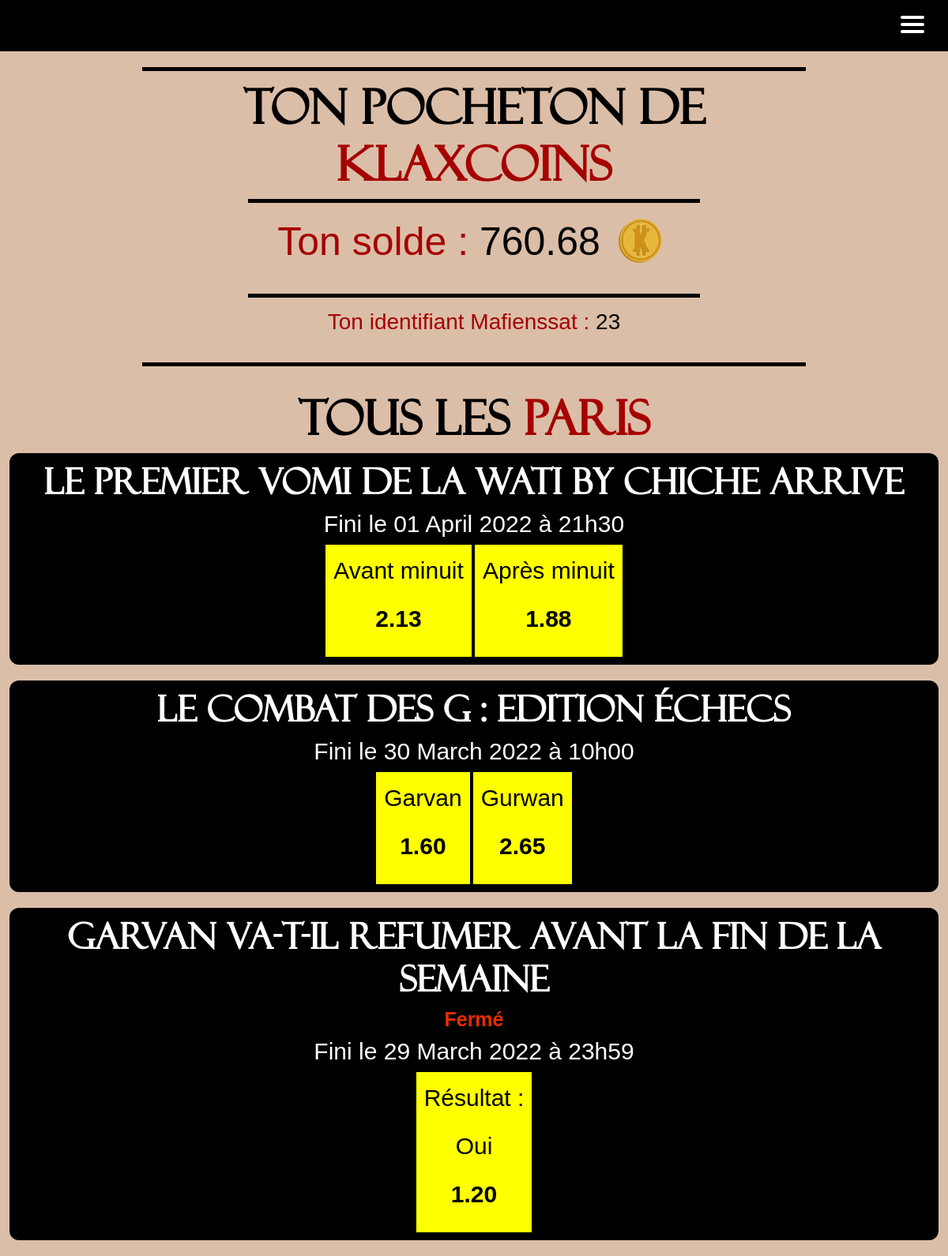
/home_betKlax/betKlax/ (signed in), run on an earlier commit of the app's database.
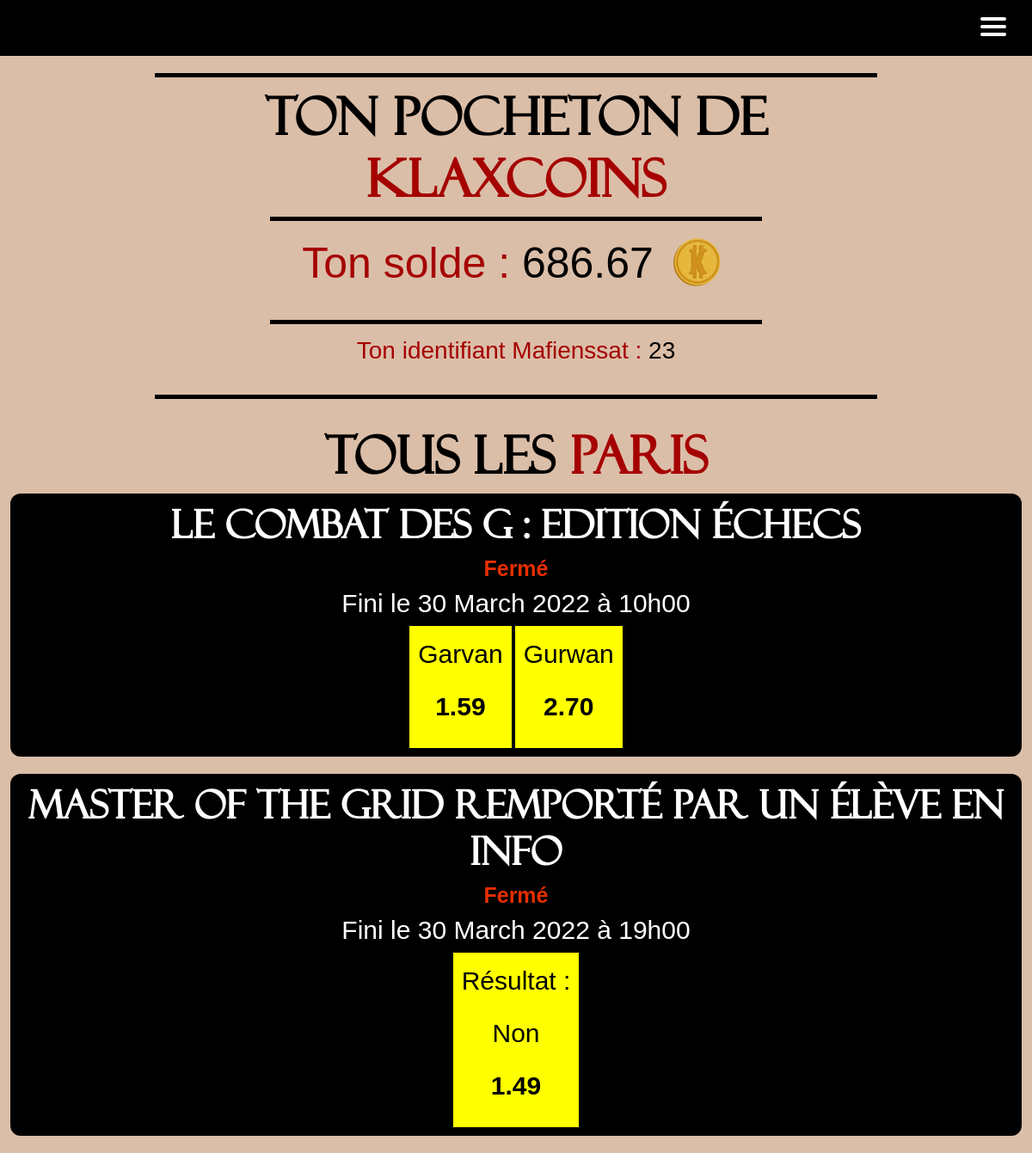
And on a later commit of the database.
### main_app/models.py (models this page shows)
class User(AbstractUser):
    id = models.AutoField(primary_key=True, unique=True)
    first_name = models.CharField(max_length=30)
    last_name = models.CharField(max_length=30)
    username = models.CharField(max_length=20, unique=True)
    email = models.EmailField(unique=True, default="@enssat.fr")
    SECTOR = (
        ('INFO', 'Informatique'),
        ('PHOT', 'Photonique'),
        ('SNUM', 'Systèmes numériques'),
        ('IMR', 'IMR')
    )
    sector = models.CharField(max_length=4, choices=SECTOR, blank=True, help_text='Donne moi ta filière bro')
    created = models.DateTimeField(auto_now_add=True)
    updated = models.DateTimeField(auto_now=True)
    klax_coins = models.DecimalField(max_digits=12, decimal_places=2, default=100.00)
    activate = models.BooleanField(default=False)
    from_list = models.BooleanField(default=False)
    USERNAME_FIELD = 'email'
    REQUIRED_FIELDS = ['username']

class Bets(models.Model):
    id = models.AutoField(primary_key=True, unique=True)
    bet_name = models.CharField(max_length=256, unique=True)
    win_rate = models.DecimalField(max_digits=4, decimal_places=2, default=2.00)
    win_vote = models.IntegerField(default=0)
    win_gains = models.DecimalField(max_digits=12, decimal_places=2, default=1.00)
    win_name = models.CharField(max_length=128, null=False, default="Oui")
    lose_rate = models.DecimalField(max_digits=4, decimal_places=2, default=2.00)
    lose_vote = models.IntegerField(default=0)
    lose_gains = models.DecimalField(max_digits=12, decimal_places=2, default=1.00)
    lose_name = models.CharField(max_length=128, null=False, default="Non")
    created = models.DateTimeField(auto_now_add=True)
    ended = models.DateTimeField(help_text='YYYY-MM-DD HH:MM:SS')
    visible = models.BooleanField(default=False)
    closed_bet = models.BooleanField(default=False)
    RESULT = (
        ('W', 'Win'),
        ('L', 'Lose')
    )
    result = models.CharField(max_length=1, choices=RESULT, blank=False)

### main_app/views.py (the view)
# urls.py: path("home_betKlax/betKlax/", views.betKlax, name="betKlax"),
def betKlax(request):
    try:
        bets_done = StoreBets.objects.filter(user_id_id=request.user.id, closed_bet=False)
        bet = []
        for b in bets_done:
            bet.append(b.bet_id_id)
        bets = Bets.objects.exclude(id__in=bet).order_by("-id")
        user = User.objects.get(pk=request.user.id)
    except User.DoesNotExist:
        bets = Bets.objects.all()
        user = None
    return render(request, 'bets/betKlax.html', {'bets': bets, 'user': user})

### templates/bets/betKlax.html (shortened to what this page needs)
{% extends 'main.html' %}
{% block content %}
{% load static %}
{% load bootstrap5 %}
{% bootstrap_css %}
{% include 'nav.html' %}
{% if user %}
    <div class="container-fluid" id="wallet">
        <h1>Ton pocheton de <span>Klaxcoins</span></h1>
          {% if user.klax_coins > 0 %}
              <div>
                  <p><span>Ton solde : </span>{{ user.klax_coins }} <img class="img-fluid" height="75" width="75" src="{% static 'klax_or.png' %}" alt=""/></p>
                  <p style="font-size: 28px;"><span>Ton identifiant Mafienssat : </span> {{user.id}} </p>
              </div>
          {% else %}
              <div>
                  <p><span>Time to soudoyer</span> car là tu n'as aucun <img class="img-fluid" height="75" width="75" src="{% static 'klax_or.png' %}" alt=""/> à parier</p>
              </div>
          {% endif %}
    </div>
{% endif %}
<div class="container-fluid" id="betklax-pages">
    <h1 style="text-align: center; margin-top:20px">Tous les <span>paris</span></h1>
    {% for bet in bets %}
        {% if bet.visible %}
            <div class="div-du-bet">
                <h3>{{ bet.bet_name }}</h3>
                {% if bet.closed_bet %}
                    <h4 style="color: #e62e00; font-weight: bold">Fermé</h4>
                {% endif %}
                <h5>Fini le {{bet.ended | date:"d"}} {{bet.ended  | date:"F"}} {{bet.ended  | date:"o"}} à {{bet.ended | date:"H"}}h{{bet.ended | date:"i"}}</h5>
                {% if request.user.is_authenticated and not bet.closed_bet and not bet.result %}
                    <a class="button_rate" href="{% url "makeBetW" bet.id %}" id="makeBetW{{ bet.id }}">
                        <p id="label">{{ bet.win_name }}</p>
                        <p id="rate">{{ bet.win_rate }}</p>
                    </a>
                    <a class="button_rate" href="{% url "makeBetL" bet.id %}" id="makeBetL{{ bet.id }}">
                        <p id="label">{{ bet.lose_name }}</p>
                        <p id="rate">{{ bet.lose_rate }}</p>
                    </a>
                {% elif bet.result %}
                    {% if bet.result == 'W' %}
                        <div class="button_rate">
                            <p id="label">Résultat :</p>
                            <p id="label">{{ bet.win_name }}</p>
                            <p id="rate">{{ bet.win_rate }}</p>
                        </div>
                    {% else %}
                        <div class="button_rate">
                            <p id="label">Résultat :</p>
                            <p id="label">{{ bet.lose_name }}</p>
                            <p id="rate">{{ bet.lose_rate }}</p>
                        </div>
                    {% endif %}
                {% else %}
                    <div class="button_rate">
                        <p id="label">{{ bet.win_name }}</p>
                        <p id="rate">{{ bet.win_rate }}</p>
                    </div>
                    <div class="button_rate">
                        <p id="label">{{ bet.lose_name }}</p>
                        <p id="rate">{{ bet.lose_rate }}</p>
                    </div>
                {% endif %}
            </div>
        {% endif %}
    {% endfor %}
</div>
{% endblock %}

What changed in the data, as far as the page shows it:
no longer on this page (row edited): Bets: bet_name "Le premier vomi de la Wati by Chiche arrive", ended "01", ended "April", ended "2022", ended "21", ended "30", win_name "Avant minuit", win_rate "2.13", lose_name "Après minuit", lose_rate "1.88"
removed Bets: bet_name "Garvan va-t-il refumer avant la fin de la semaine", closed_bet "Fermé", ended "29", ended "March", ended "2022", ended "23", ended "59", win_name "Oui", win_rate "1.20"
changed User id 23: klax_coins "760.68" → "686.67"
changed Bets "Le combat des G : Edition échecs": closed_bet False → True (drawn); win_rate "1.60" → "1.59"; lose_rate "2.65" → "2.70"
now on this page (row edited): Bets: bet_name "Master of the grid remporté par un élève en info", closed_bet "Fermé", ended "30", ended "March", ended "2022", ended "19", ended "00", lose_name "Non", lose_rate "1.49"
